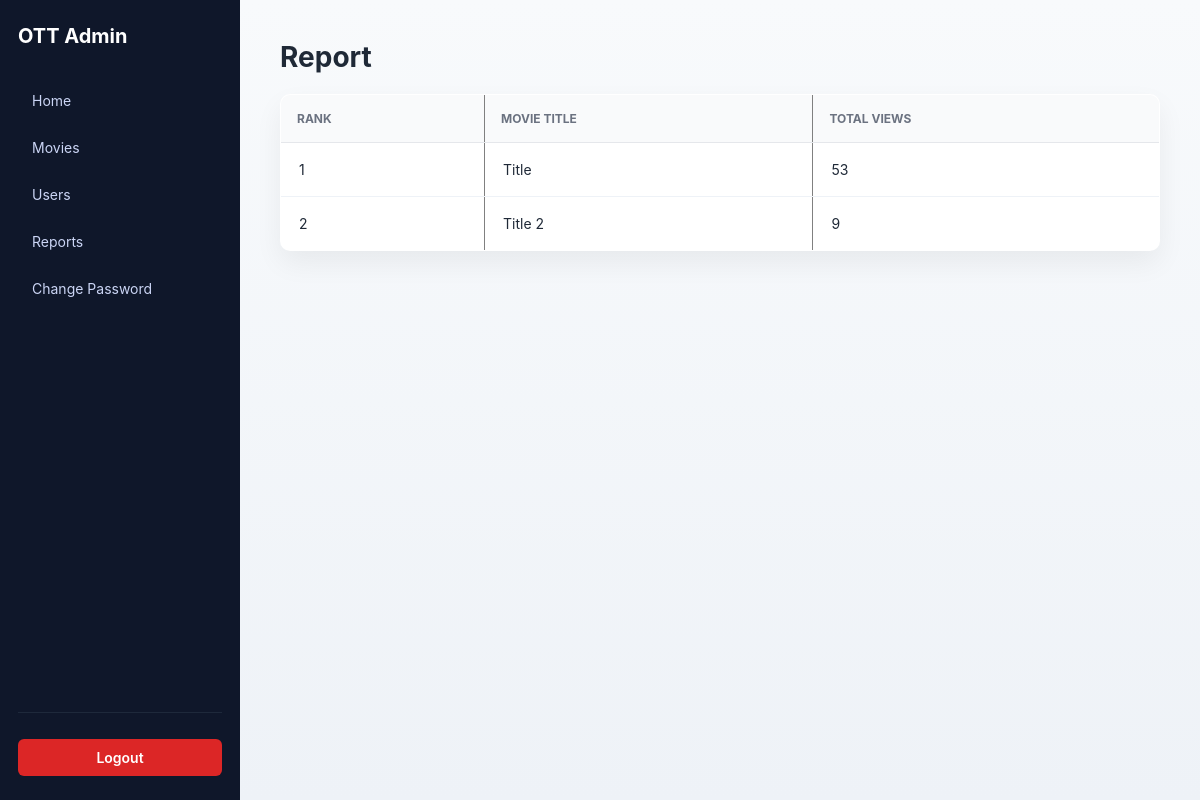
/report/ (signed in), run on an earlier commit of the app's database.
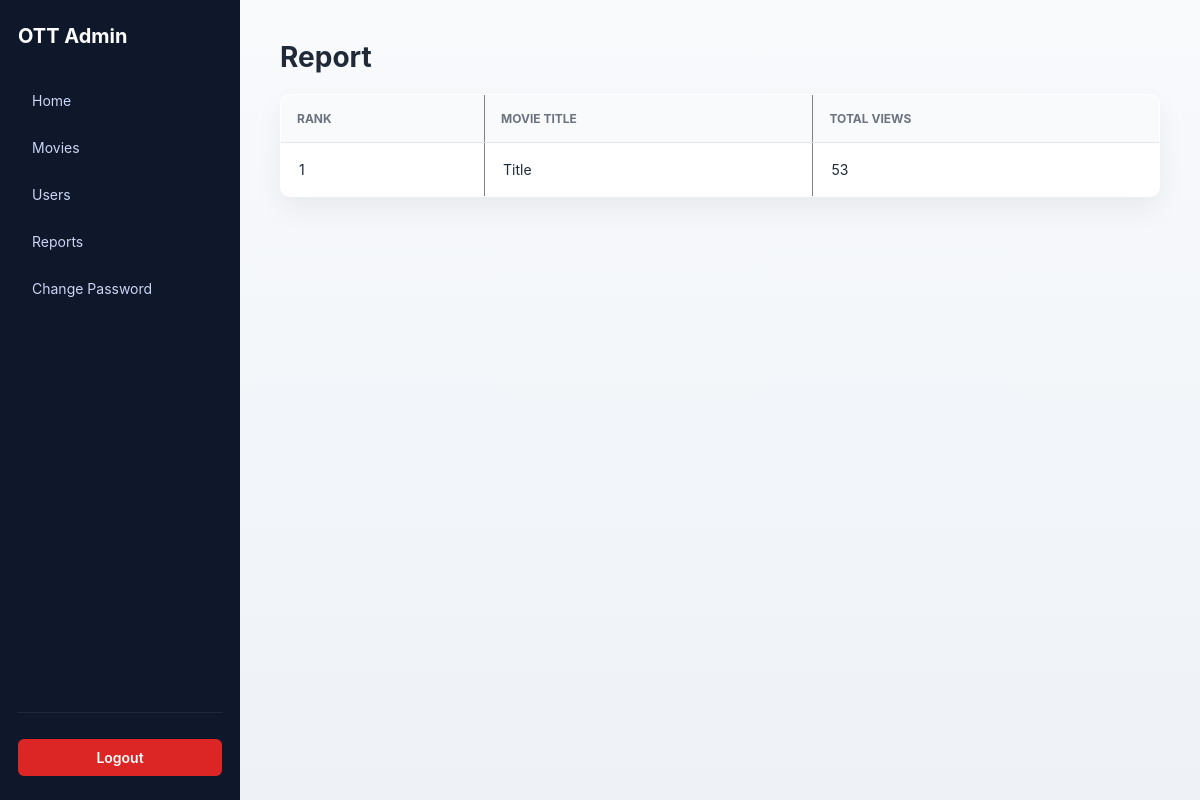
And on a later commit of the database.
### adminApp/models.py (models this page shows)
class Movie(models.Model):
    thumbnail = models.FileField(upload_to='thumbnails/')
    title = models.CharField(max_length=255)
    description = models.TextField()
    video_file = models.FileField(upload_to='videos/')
    count = models.IntegerField(default=0)

### adminApp/views.py (the view)
# urls.py: path('report/', views.report_page, name='report'),
@login_required(login_url="admin_login")
def report_page(request):
    reports = (
        WatchHistory.objects
        .values("movie_id__title")
        .annotate(total_views=Count("id"))
        .order_by("-total_views")
    )
    return render(request, "report.html", {
        "reports": reports
    })

### adminApp/templates/report.html (shortened to what this page needs)
<!DOCTYPE html>
<html lang="en">
<head>
    {% load static %}
    <link rel="stylesheet" href="{% static 'style.css' %}">
    </head>
<body>
    <div class="admin-layout">
        {% include 'partials/navbar.html' %}
        <main class="main-content">
            <h1>Report</h1>
            <table border="1">
                <thead>
                    <tr>
                        <th>Rank</th>
                        <th>Movie Title</th>
                        <th>Total Views</th>
                    </tr>
                </thead>
                <tbody>
                {% for row in reports %}
                <tr>
                    <td>{{ forloop.counter }}</td>
                    <td>{{ row.movie_id__title }}</td>
                    <td>{{ row.total_views }}</td>
                </tr>
                {% empty %}
                <tr>
                    <td colspan="3">No data available</td>
                </tr>
                {% endfor %}
                </tbody>
            </table>
        </main>
    </div>
</body>
</html>

### adminApp/templates/partials/navbar.html (shortened to what this page needs)
{% load static %}
<link rel="stylesheet" href="{% static 'style.css' %}">
<div class="sidebar">
    <div class="sidebar-brand">OTT Admin</div>
    <nav class="sidebar-menu">
        <a href="{% url 'admin_home' %}">Home</a>
        <a href="{% url 'movielist' %}">Movies</a>
        <a href="{% url 'userlist' %}">Users</a>
        <a href="{% url 'report' %}">Reports</a>
        <a href="{% url 'changepassword' %}">Change Password</a>
    </nav>
    <div class="sidebar-footer">
        <form method="post" action="{% url 'admin_logout' %}" class="logout-form">
            <button type="submit" class="logoutbtn">Logout</button>
        </form>
    </div>
</div>

### adminApp/static/style.css (style rules this page uses)
* { margin: 0; padding: 0; box-sizing: border-box; font-family: "Inter", "Segoe UI", Arial, sans-serif; }
a { text-decoration: none; color: inherit; }
button { border: none; cursor: pointer; font-size: 14px; font-weight: 500; }
body { background: linear-gradient(180deg, #f8fafc, #eef2f7); color: #1f2937; }
.admin-layout { display: flex; min-height: 100vh; }
.sidebar { width: 240px; background: #0f172a; color: #cbd5f5; padding: 24px 18px; display: flex; flex-direction: column; }
.sidebar-brand { font-size: 20px; font-weight: 700; color: #ffffff; margin-bottom: 32px; }
.sidebar-menu a { display: block; padding: 12px 14px; margin-bottom: 6px; font-size: 14px; border-radius: 6px; color: #cbd5f5; position: relative; z-index: 2; }
.sidebar-footer { margin-top: auto; padding-top: 16px; border-top: 1px solid #1e293b; }
.sidebar-footer form { margin-top: 10px; }
.logout-form { background: none; padding: 0; margin: 0; box-shadow: none; position: static; }
.logoutbtn { width: 100%; padding: 10px; background: #dc2626; color: #ffffff; border-radius: 6px; font-weight: 600; border: none; cursor: pointer; }
.main-content { flex: 1; padding: 40px; background: linear-gradient(180deg, #f8fafc, #eef2f7); margin-left: 0; }
.main-content h1 { font-size: 28px; font-weight: 700; margin-bottom: 20px; margin-top: 0; }
table { width: 100%; border-collapse: collapse; background: #ffffff; border-radius: 10px; overflow: hidden; box-shadow: 0 12px 28px rgba(0,0,0,0.06); }
thead { background: #f9fafb; }
th { padding: 16px; font-size: 12px; font-weight: 700; text-transform: uppercase; color: #6b7280; border-bottom: 1px solid #e5e7eb; text-align: left; }
td { padding: 18px; font-size: 14px; border-bottom: 1px solid #eef2f7; }
form { background: #ffffff; padding: 36px; max-width: 500px; border-radius: 10px; box-shadow: 0 14px 34px rgba(0,0,0,0.08); }
form button { background: #2563eb; color: #ffffff; padding: 12px 22px; border-radius: 6px; font-weight: 600; }

What changed in the data, as far as the page shows it:
removed Movie: movie_id__title "Title 2", total_views "9"
